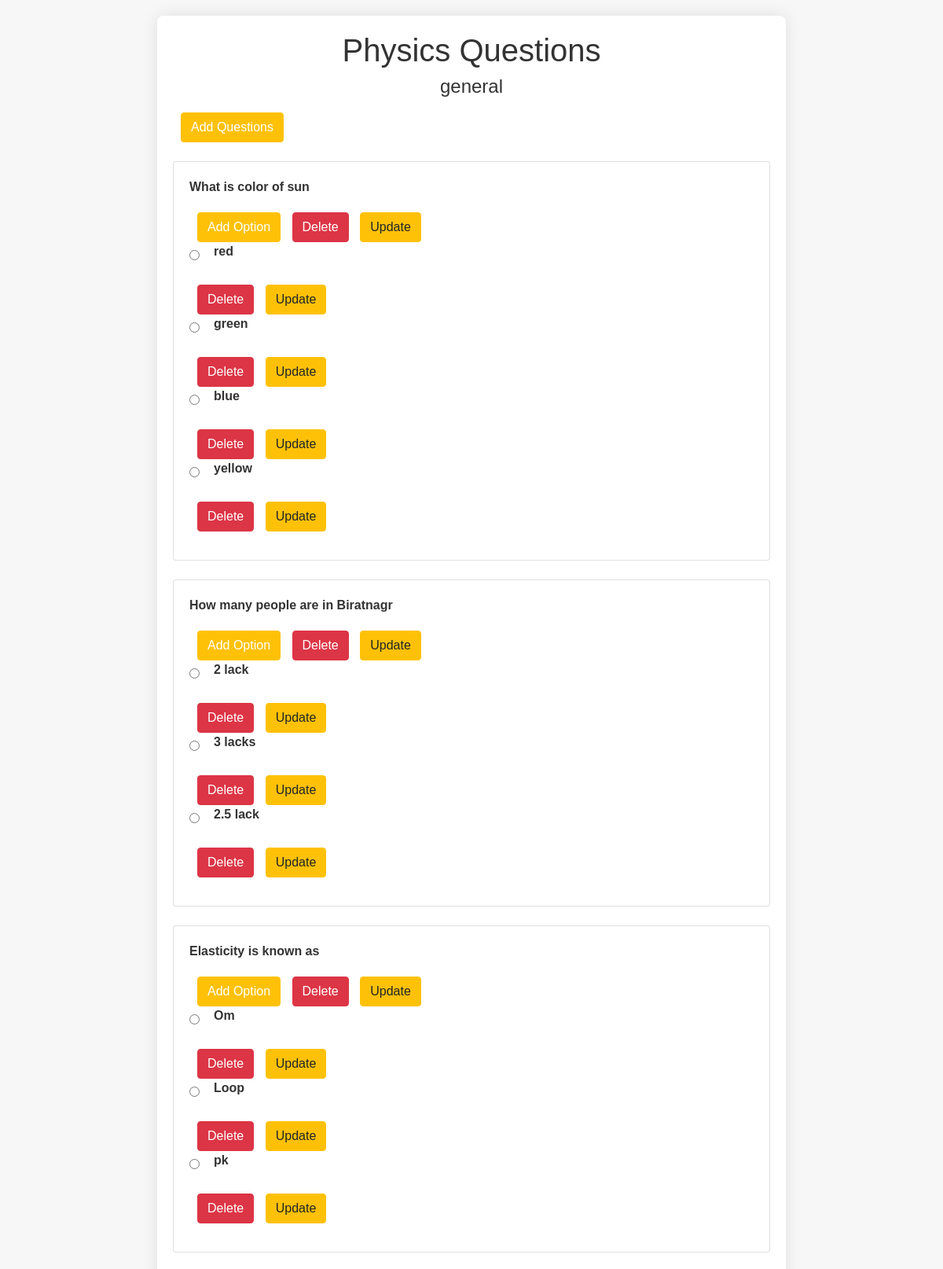
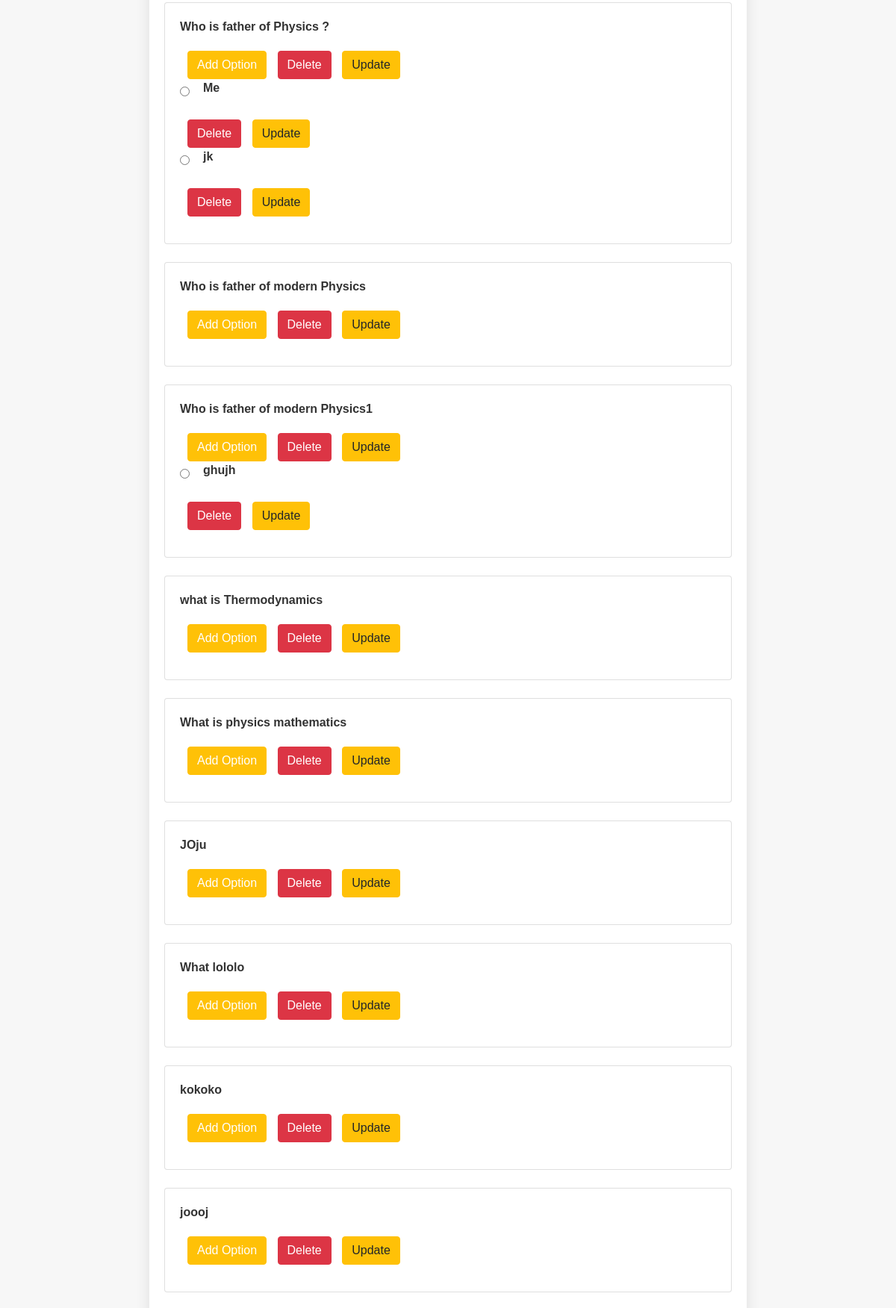
Screenshot of /list_questions/1/ (upper part) with the database file from the repository (2 pictures, top to bottom).
### quizapp/models.py (models this page shows, shortened)
class Quiz(models.Model):
    title = models.CharField(max_length=250)
    description = models.TextField()
    user = models.ForeignKey(User,on_delete=models.CASCADE,blank=True,null=True)

class Question(models.Model):
    quiz = models.ForeignKey(Quiz, related_name='questions', on_delete=models.CASCADE)
    text = models.TextField()

class Choice(models.Model):
    question = models.ForeignKey(Question, related_name='choices', on_delete=models.CASCADE)
    text = models.CharField(max_length=250)
    is_correct = models.BooleanField(default=True)

### quizapp/views.py (the view, shortened to what this page needs)
# urls.py: path('list_questions/<int:id>/',views.list_question_by_quiz,name="list_question_by_quiz"),
def list_question_by_quiz(request,id):
    quiz = Quiz.objects.get(id=id)
    questions = Question.objects.filter(quiz=quiz)
    score = 0
    context = {
        'questions':questions,
        'quiz':quiz,
        'score':score
    }
    return render(request,'listquestion.html',context)

### templates/listquestion.html (shortened to what this page needs)
<!DOCTYPE html>
<html lang="en">
<head>
    <link rel="stylesheet" href="https://cdn.jsdelivr.net/npm/bootstrap@4.4.1/dist/css/bootstrap.min.css">
</head>
<body>
    <div class="container">
        <h1>{{ quiz.title }} Questions</h1>
        <h4>{{ quiz.description }}</h4>
        <a href="/add_question/{{quiz.id}}/" class="btn btn-warning text-white btn-delete">Add Questions</a>
        <form method="post">
            {% for question in questions %}
            <div class="card mt-4">
                <div class="card-body">
                    <label for="question{{ question.id }}">{{ question.text }}</label>
                    <a href="/add_options/{{question.id}}/" class="btn btn-warning text-white btn-delete">Add Option</a>
                    <a href="/delete/{{quiz.id}}/" class="btn btn-danger btn-delete">Delete</a>
                    <a href="/update/{{question.id}}/" class="btn btn-warning btn-update">Update</a>
                    <ul class="list-inline">
                        {% for choice in question.choices.all %}
                        <li class="d-flex align-items-center list-inline-item mr-3">
                            <input type="radio" id="choice{{ choice.id }}" name="question{{ question.id }}" value="{{ choice.id }}">
                            <label for="choice{{ choice.id }}" class="ml-2">{{ choice.text }}</label>
                        </li>
                        <span>
                            <a href="/delete/{{quiz.id}}/" class="btn btn-danger btn-delete">Delete</a>
                            <a href="/update/{{choice.id}}/" class="btn btn-warning btn-update">Update</a>
                        </span>
                        {% endfor %}
                    </ul>
                </div>
            </div>
            {% endfor %}
        </form>
    </div>
</body>
</html>

### templates/listquestion.html (style rules this page uses)
body { font-family: Arial, sans-serif; background-color: #f7f7f7; color: #333; margin: 0; padding: 0; }
.container { background-color: #fff; border-radius: 8px; padding: 20px; box-shadow: 0 0 20px rgba(0,0,0,0.1); max-width: 800px; margin: 20px auto; }
h1, h4 { text-align: center; color: #333; }
form { margin-top: 20px; }
label { display: block; margin-bottom: 10px; font-weight: bold; }
input[type="radio"] { margin-right: 10px; }
ul { list-style: none; padding: 0; }
li { margin-bottom: 10px; }
.btn-delete, .btn-update { margin-top: 10px; margin-left: 10px; }

### rows the page displays
Quiz: title "Physics", description "general"
Question: text "What is color of sun"
Choice: text "red"
Choice: text "green"
Choice: text "blue"
Choice: text "yellow"
Question: text "How many people are in Biratnagr"
Choice: text "2 lack"
Choice: text "3 lacks"
Choice: text "2.5 lack"
Question: text "Elasticity is known as"
Choice: text "Om"
Choice: text "Loop"
Choice: text "pk"
Question: text "Who is father of Physics ?"
Choice: text "Me"
Choice: text "jk"
Question: text "Who is father of modern Physics"
Question: text "Who is father of modern Physics1"
Choice: text "ghujh"
Question: text "what is Thermodynamics"
Question: text "What is physics mathematics"
Question: text "JOju"
Question: text "What lololo"
Question: text "kokoko"
Question: text "joooj"
